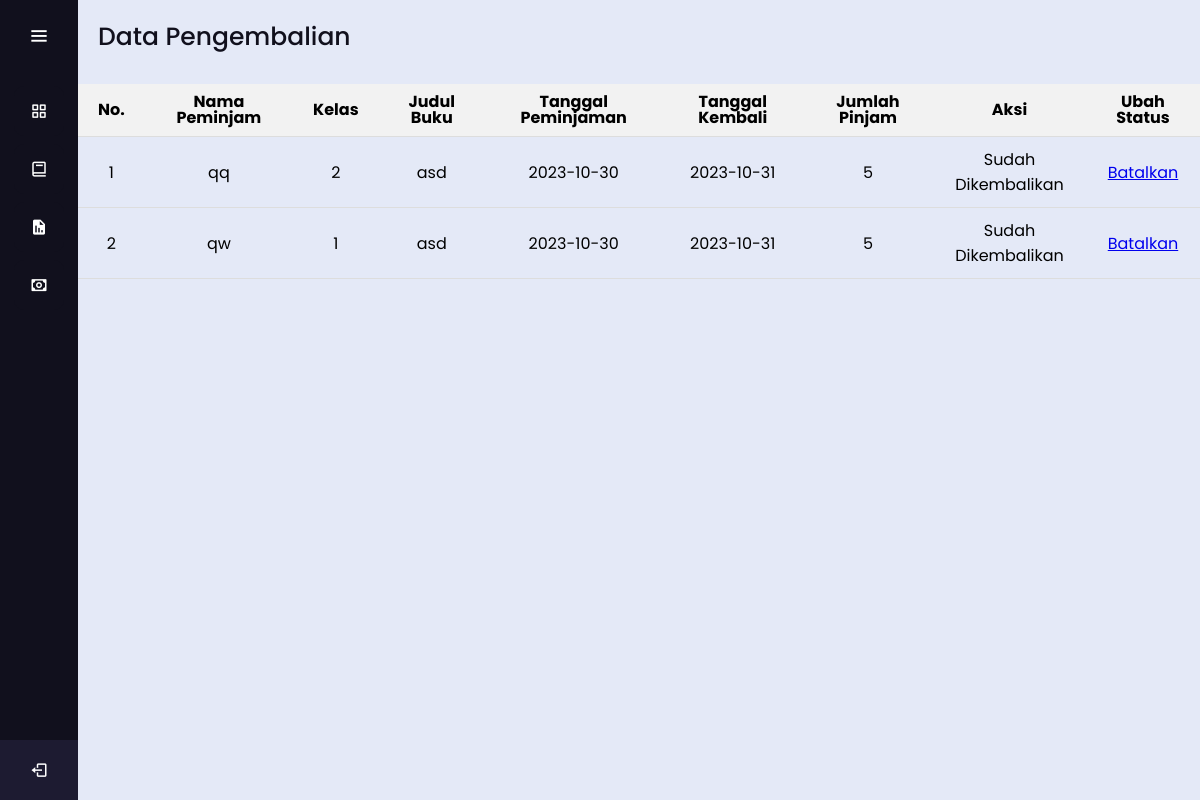
/app/pengembalian.php, run on an earlier commit of the app's database.
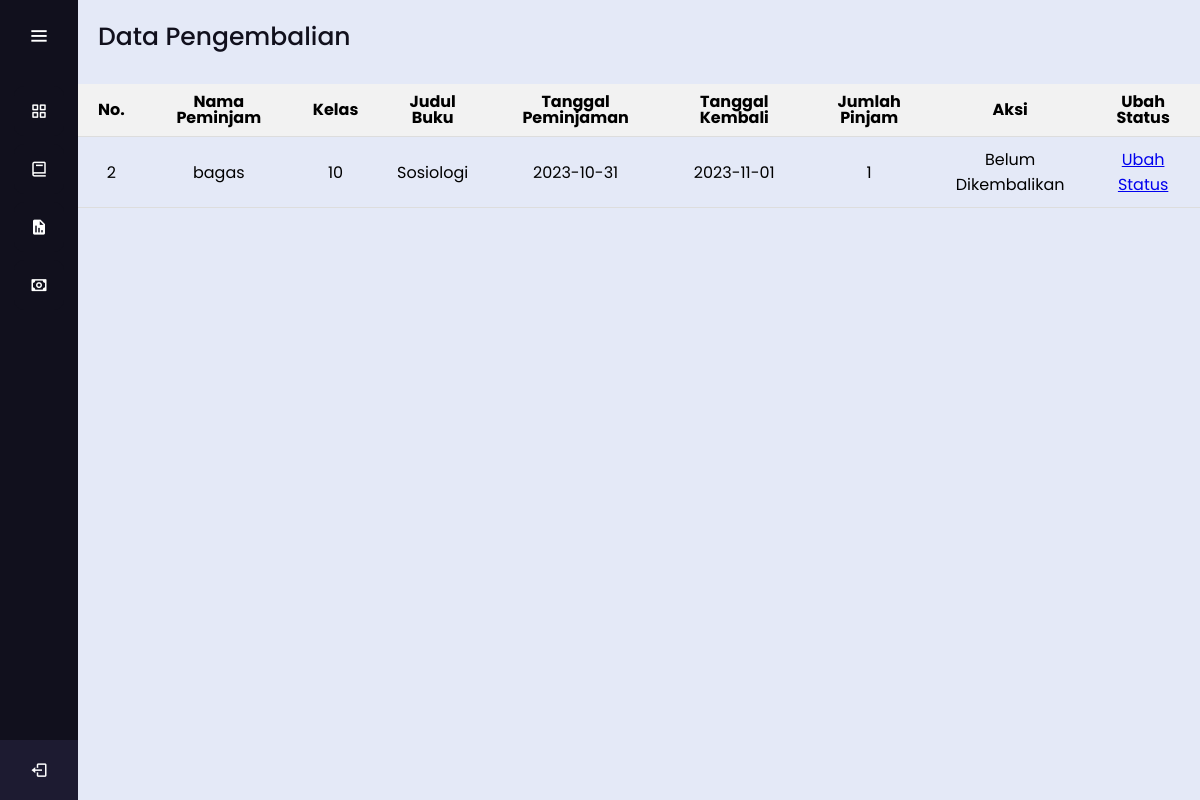
And on a later commit of the database.
### tables this page shows
CREATE TABLE `pinjaman` (
  `id` int(11) NOT NULL,
  `kelas` varchar(50) DEFAULT NULL,
  `nama` varchar(50) DEFAULT NULL,
  `judul` varchar(50) DEFAULT NULL,
  `tanggal_pinjam` varchar(50) DEFAULT NULL,
  `tanggal_kembali` varchar(50) DEFAULT NULL,
  `jumlah` varchar(15) DEFAULT NULL,
  `status` tinyint(1) DEFAULT NULL
);

### app/proses_kembali.php (the view, shortened to what this page needs)
<?php
$koneksi = mysqli_connect("localhost", "root", "", "perpus");
$query = "SELECT * FROM pinjaman";
$result = mysqli_query($koneksi, $query);
echo '<table>';
echo '<thead>
        <tr>
            <th>No.</th>
            <th>Nama Peminjam</th>
            <th>Kelas</th>
            <th>Judul Buku</th>
            <th>Tanggal Peminjaman</th>
            <th>Tanggal Kembali</th>
            <th>Jumlah Pinjam</th>
            <th>Aksi</th>
            <th> Ubah Status</th>
        </tr>
    </thead>';
echo '<tbody>';
while ($row = mysqli_fetch_assoc($result)) {
    echo "<tr>";
    echo "<td>" . $row['id'] . "</td>";
    echo "<td>" . $row['nama'] . "</td>";
    echo "<td>" . $row['kelas'] . "</td>";
    echo "<td>" . $row['judul'] . "</td>";
    echo "<td>" . $row['tanggal_pinjam'] . "</td>";
    echo "<td>" . $row['tanggal_kembali'] . "</td>";
    echo "<td>" . $row['jumlah'] . "</td>";
    if ($row['status'] == 1) {
        echo "<td>Sudah Dikembalikan</td>";
        echo "<td><a href='batalkan.php?id=" . $row['id'] . "&action=ubah'>Batalkan</a></td>";
    } else {
        echo "<td>Belum Dikembalikan</td>";
        echo "<td><a href='ubah_status.php?id=" . $row['id'] . "&action=ubah'>Ubah Status</a></td>";
    }
    echo "</tr>";
}
echo '</tbody>';
echo '</table>';

What changed in the data, as far as the page shows it:
removed pinjaman: id "1", nama "qq", kelas "2", judul "asd", tanggal_pinjam "2023-10-30", tanggal_kembali "2023-10-31", jumlah "5"
changed pinjaman id 2: nama "qw" → "bagas"; kelas "1" → "10"; judul "asd" → "Sosiologi"; tanggal_pinjam "2023-10-30" → "2023-10-31"; tanggal_kembali "2023-10-31" → "2023-11-01"; jumlah "5" → "1"; status "Sudah Dikembalikan Batalkan" → "Belum Dikembalikan Ubah Status"
